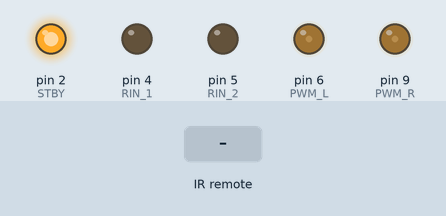
Simulated run of this sketch. Board: Arduino Uno, built with avr-gcc and run on an emulated ATmega328P. Shown: output pins drawn as LEDs (lit = HIGH). The inputs (shaded band) are chosen by the test bench. Pins used as bus, display or sensor lines are not drawn; what the sketch prints to the serial monitor is not drawn.

Above: at 1.2 s.
1.3 s: infrared code 0xEBFD8B21 received
At 1.6 s:
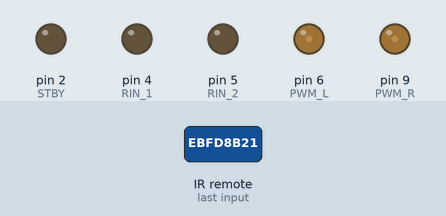
2.8 s: infrared code 0xE05993FD received
At 3.9 s:
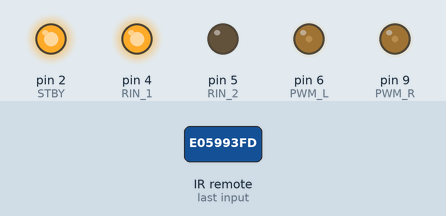
4.3 s: infrared code 0x5371C298 received
At 5.0 s:
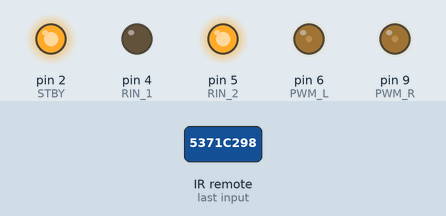
Timing chart, 0 to 7.3 s (numbered marks = the images above; inputs shaded):
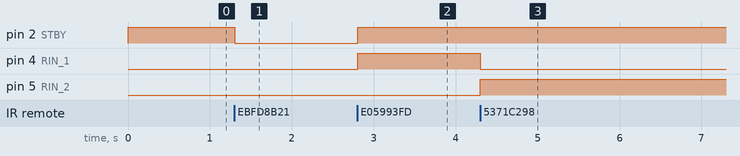

The sketch:

san_lun_che.ino
```cpp
#include <IRremote.h>
#define LR_PIN 11
#define STBY 2
#define PWM_R 9
#define RIN_1 4
#define RIN_2 5
#define PWM_L 6
#define LIN_1 7
#define LIN_2 8


IRrecv irrecv(LR_PIN);
decode_results results;
long ir_item;
long cmd = 0x00;
int spd_l = 50;
int spd_h = 100;
int spd = 50;
int wave = 0;

void setup(){
  Serial.begin(9600);
  Serial.print("start");
  irrecv.enableIRIn();
  initPins();

      digitalWrite(STBY,HIGH);

//      analogWrite(PWM_L,spd);
//      digitalWrite(LIN_1,LOW);
//      digitalWrite(LIN_2,HIGH);//后

//      analogWrite(PWM_R,spd);
//      digitalWrite(RIN_1,LOW);
//      digitalWrite(RIN_2,HIGH);//前
}

void initPins(){
  pinMode(STBY,OUTPUT);
  pinMode(PWM_L,OUTPUT);
  pinMode(LIN_1,OUTPUT);
  pinMode(LIN_2,OUTPUT);
  pinMode(PWM_R,OUTPUT);
  pinMode(RIN_1,OUTPUT);
  pinMode(RIN_2,OUTPUT);
  analogWrite(PWM_L,spd);
  analogWrite(PWM_R,spd);
  digitalWrite(STBY,LOW);
  digitalWrite(LIN_1,LOW);
  digitalWrite(LIN_2,LOW);
  digitalWrite(RIN_1,LOW);
  digitalWrite(RIN_2,LOW);
}


void loop(){
  if(irrecv.decode(&results)){
    ir_item = results.value;
    String tp="UNKNOW";
    String typelist[14] = {"UNKNOW","NEC","SONY","RC5","RC6","DISH","SHARP","PANASONIC","JVC","SANYOw","MITSUBISHI","SAMSUNG","LG","WHYNTER"};
    if(results.decode_type>=1 && results.decode_type<=13){
      tp=typelist[results.decode_type];
    }
    Serial.print("IR TYPE："+tp+" ");
    Serial.println(ir_item,HEX);
    if(cmd != ir_item){
      switch(ir_item){
        //暂停
        case 0xEBFD8B21:
        case 0x53576295:
        case 0x565A44F8:
          digitalWrite(STBY,LOW);
          digitalWrite(LIN_1,LOW);
          digitalWrite(LIN_2,LOW);
          digitalWrite(RIN_1,LOW);
          digitalWrite(RIN_2,LOW);
          cmd = ir_item;
          break;

        //右转
        case 0xE05993FD:
        case 0x6161FD34:
          analogWrite(PWM_L,spd);
          analogWrite(PWM_R,spd);
          digitalWrite(STBY,HIGH);
          digitalWrite(STBY,HIGH);
          digitalWrite(LIN_1,HIGH);
          digitalWrite(LIN_2,LOW);
          digitalWrite(RIN_1,HIGH);
          digitalWrite(RIN_2,LOW);
          cmd = ir_item;
          break;

        //左转
        case 0x5371C298:
        case 0xf2EFACADD:
          analogWrite(PWM_L,spd);
          analogWrite(PWM_R,spd);
          digitalWrite(STBY,HIGH);
          digitalWrite(LIN_1,LOW);
          digitalWrite(LIN_2,HIGH);
          digitalWrite(RIN_1,LOW);
          digitalWrite(RIN_2,HIGH);
          cmd = ir_item;
          break;

        //后退
        case 0x73E3EAC9:
        case 0xCDD7A668:
          analogWrite(PWM_L,spd);
          analogWrite(PWM_R,spd);
          digitalWrite(STBY,HIGH);
          digitalWrite(LIN_1,LOW);
          digitalWrite(LIN_2,HIGH);
          digitalWrite(RIN_1,HIGH);
          digitalWrite(RIN_2,LOW);
          cmd = ir_item;
          break;

        //前进
        case 0x75C0FF8:
        case 0x3A5F8139:
          analogWrite(PWM_L,spd);
          analogWrite(PWM_R,spd);
          digitalWrite(STBY,HIGH);
          digitalWrite(LIN_1,HIGH);
          digitalWrite(LIN_2,LOW);
          digitalWrite(RIN_1,LOW);
          digitalWrite(RIN_2,HIGH);
          cmd = ir_item;
          break;

        //加速
        case 0x98A027A0:
        case 0xB7C389AD:
          spd += 10;
          if(spd>spd_h){
            spd = spd_h;
          }
          analogWrite(PWM_L,spd);
          analogWrite(PWM_R,spd);
          break;

        //减速
        case 0x5280271:
        case 0x4B3BAEDC:
          spd -= 10;
          if(spd<spd_l){
            spd = spd_l;
          }
          analogWrite(PWM_L,spd);
          analogWrite(PWM_R,spd);
          break;
        //扭腰
        case 0xD3BE4D6C:
        case 0xD5F35A21:
          digitalWrite(STBY,HIGH);
          digitalWrite(LIN_1,HIGH);
          digitalWrite(LIN_2,LOW);
          digitalWrite(RIN_1,LOW);
          digitalWrite(RIN_2,HIGH);
          cmd = ir_item;
          break;
        //左前
        case 0xD60DBA24:
        case 0xAC5ED351:
          analogWrite(PWM_L,spd_l);
          analogWrite(PWM_R,spd_h);
          digitalWrite(STBY,HIGH);
          digitalWrite(LIN_1,HIGH);
          digitalWrite(LIN_2,LOW);
          digitalWrite(RIN_1,LOW);
          digitalWrite(RIN_2,HIGH);
          cmd = ir_item;
          break;
        //右前
        case 0x719DABA5:
        case 0xDEC605A8:
          analogWrite(PWM_L,spd_h);
          analogWrite(PWM_R,spd_l);
          digitalWrite(STBY,HIGH);
          digitalWrite(LIN_1,HIGH);
          digitalWrite(LIN_2,LOW);
          digitalWrite(RIN_1,LOW);
          digitalWrite(RIN_2,HIGH);
          cmd = ir_item;
          break;
      }
    }
    irrecv.resume();
  }
  if(ir_item==0xD3BE4D6C || ir_item==0xD5F35A21){
      if(wave<120){
          analogWrite(PWM_L,spd_h);
          analogWrite(PWM_R,spd_l);
      }else{
          analogWrite(PWM_L,spd_l);
          analogWrite(PWM_R,spd_h);
      }
      Serial.print(wave);
      wave ++;
      if(wave>=200){
        wave = 0;
      }
    }
}
```

Measured:
- after the input at 1.3 s, pin 2 (STBY): HIGH → LOW at once
- after the input at 2.8 s, pin 2 (STBY), pin 4 (RIN_1): LOW → HIGH at once
- after the input at 4.3 s, pin 4 (RIN_1): HIGH → LOW at once; pin 5 (RIN_2): LOW → HIGH at once
